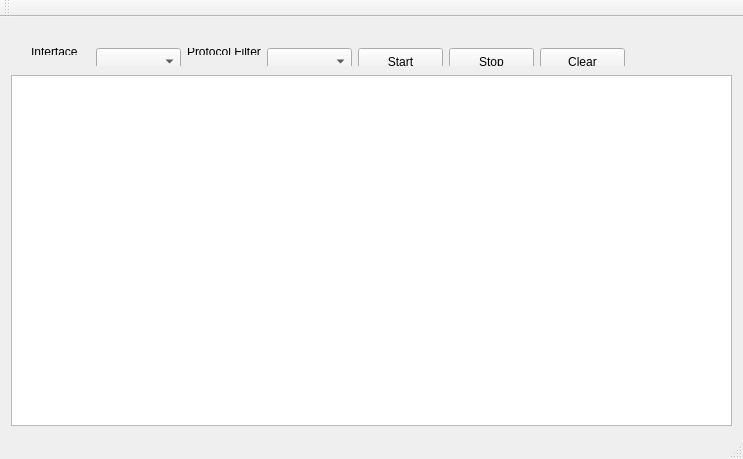
<?xml version="1.0" encoding="UTF-8"?>
<ui version="4.0">
 <class>MainWindow</class>
 <widget class="QMainWindow" name="MainWindow">
  <property name="geometry">
   <rect>
    <x>0</x>
    <y>0</y>
    <width>715</width>
    <height>459</height>
   </rect>
  </property>
  <property name="windowTitle">
   <string>NetSnifferGui</string>
  </property>
  <widget class="QWidget" name="centralWidget">
   <layout class="QGridLayout" name="gridLayout">
    <item row="0" column="0">
     <widget class="QWidget" name="widget" native="true">
      <property name="minimumSize">
       <size>
        <width>711</width>
        <height>41</height>
       </size>
      </property>
      <property name="maximumSize">
       <size>
        <width>711</width>
        <height>41</height>
       </size>
      </property>
      <widget class="QWidget" name="">
       <property name="geometry">
        <rect>
         <x>9</x>
         <y>9</y>
         <width>616</width>
         <height>29</height>
        </rect>
       </property>
       <layout class="QHBoxLayout" name="horizontalLayout">
        <item>
         <widget class="QLabel" name="label">
          <property name="text">
           <string>Interface</string>
          </property>
         </widget>
        </item>
        <item>
         <widget class="QComboBox" name="cbb_interface">
          <property name="minimumSize">
           <size>
            <width>85</width>
            <height>27</height>
           </size>
          </property>
         </widget>
        </item>
        <item>
         <widget class="QLabel" name="label_2">
          <property name="text">
           <string>Protocol Filter</string>
          </property>
         </widget>
        </item>
        <item>
         <widget class="QComboBox" name="cbb_filter">
          <property name="minimumSize">
           <size>
            <width>85</width>
            <height>27</height>
           </size>
          </property>
         </widget>
        </item>
        <item>
         <widget class="QPushButton" name="btn_start">
          <property name="minimumSize">
           <size>
            <width>85</width>
            <height>27</height>
           </size>
          </property>
          <property name="text">
           <string>Start</string>
          </property>
         </widget>
        </item>
        <item>
         <widget class="QPushButton" name="btn_stop">
          <property name="minimumSize">
           <size>
            <width>85</width>
            <height>27</height>
           </size>
          </property>
          <property name="text">
           <string>Stop</string>
          </property>
         </widget>
        </item>
        <item>
         <widget class="QPushButton" name="btn_clear">
          <property name="minimumSize">
           <size>
            <width>85</width>
            <height>27</height>
           </size>
          </property>
          <property name="text">
           <string>Clear</string>
          </property>
         </widget>
        </item>
       </layout>
      </widget>
     </widget>
    </item>
    <item row="1" column="0">
     <widget class="QTextEdit" name="edt_view">
      <property name="sizePolicy">
       <sizepolicy hsizetype="Expanding" vsizetype="Expanding">
        <horstretch>0</horstretch>
        <verstretch>0</verstretch>
       </sizepolicy>
      </property>
      <property name="minimumSize">
       <size>
        <width>721</width>
        <height>351</height>
       </size>
      </property>
     </widget>
    </item>
   </layout>
  </widget>
  <widget class="QMenuBar" name="menuBar">
   <property name="geometry">
    <rect>
     <x>0</x>
     <y>0</y>
     <width>715</width>
     <height>25</height>
    </rect>
   </property>
  </widget>
  <widget class="QToolBar" name="mainToolBar">
   <attribute name="toolBarArea">
    <enum>TopToolBarArea</enum>
   </attribute>
   <attribute name="toolBarBreak">
    <bool>false</bool>
   </attribute>
  </widget>
  <widget class="QStatusBar" name="statusBar"/>
 </widget>
 <layoutdefault spacing="6" margin="11"/>
 <resources/>
 <connections/>
</ui>
